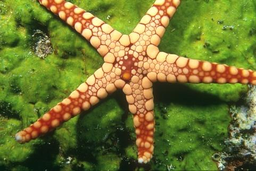
#> input picture images/starfish.png, 256 x 171 px, shrunk from 481 x 321 before the run
$ python plusplus_example.py   (older library calls are emulated)
#> lines starting #> are read from the running program, lines starting #| are printed output that depends on the picture
### cvt_lib.py
from scipy import misc
import numpy as np
from numpy.linalg import norm
import math as m
from random import randint

#Loads image and returns array of RGB values
def read_image(imname):
#> called with imname = 'images/starfish.png'
    data = misc.imread(imname, False, "RGB")
#> data is the input picture: shape (171, 256, 3); mean R, G, B 113.8, 118.7, 50.3
    return data

#Convert CVT data into viewable image
def cvt_render(imdata, generators, weights, numw):
    imshape = imdata.shape        #Stores [# of rows, # of columns, 3]
    genshape = generators.shape   #       [# of generators, 3]

    imdata_new = np.zeros(imshape)

    #loop over all pixels of original image
    for i in range(0, imshape[0]):
        for j in range(0, imshape[1]):

            min_dist = float("inf")
            k_opt = 0

            # loop over generators
            for k in range(genshape[0]):
                dist = (weights[k]**numw) * \
                            norm(imdata[i,j] - generators[k])**2

                #Compute least energy from pixel to generator
                if dist < min_dist:
                    min_dist = dist
                    k_opt = k

            #Give new image generator color
            imdata_new[i,j] = generators[k_opt]

    return imdata_new

#Performs a single CVT iteration
def cvt_step(imdata, generators_old, weights_old, numw, it):
    empty_gen = False                  #Flag to show empty generator

    imshape = imdata.shape             #Stores [# of rows, # of columns, 3]
    genshape = generators_old.shape    #       [# of generators, 3]

    bins = np.zeros([genshape[0],3])   #For computing centroids
    bin_count = np.zeros(genshape[0])  #Also serves as weights

    generators_new = np.zeros([genshape[0],3])

    #loop over all pixels in original image
    for i in range(0, imshape[0]):
        for j in range(0, imshape[1]):

            min_dist = float("inf")
            k_opt = 0

            # loop over generators
            for k in range(len(generators_old)):

                dist = (weights_old[k]**numw) * \
                            norm(imdata[i,j] - generators_old[k])**2

                #Compute least energy from pixel to generator
                if dist < min_dist:
                    min_dist = dist
                    k_opt = k

            #Begin computing centroids
            bins[k_opt] += imdata[i,j]
            bin_count[k_opt] += 1

    #Prevents divide by zero error
    for i in range(genshape[0]):
        if bin_count[i] == 0:
            empty_gen = True
            bin_count[i] = 1
            bins[i] = np.random.rand(3)

    #Finish computing centroids
    for i in range(genshape[0]):
        generators_new[i] = bins[i] / bin_count[i]

    #Perform unweighted CVT if a color is absent
    if empty_gen:
        generators_new, bin_count = \
                cvt_step(imdata, generators_new, bin_count, 0, it)

    return generators_new, bin_count

#Main CVT manager function
def cvt(imdata, generators, tol, max_iter, numw):
    it = 0
    genshape = generators.shape            #Stores [# of generators, 3]
    weights = np.zeros(genshape[0]) + 1    #Creates initial weights

    E = []
    E.append(compute_energy(imdata, generators, weights, numw))
    dE = float("inf")

    #Repeats CVT iterations
    while (it < max_iter and dE > tol):
        generators, weights = cvt_step(imdata, generators, weights, numw, it)
        it += 1

        E.append(compute_energy(imdata, generators, weights, numw))
        dE = abs(E[it] - E[it-1])/E[it]    #Compute change in energy

    return generators, weights, E

#Computes total energy of a set of generators
def compute_energy(imdata, generators, weights, numw):
    imshape  = imdata.shape         #Stores [# of rows, # of columns, 3]
    genshape = generators.shape     #       [# of generators, 3]
    energy =  0

    #loop over all pixels in original image
    for i in range(0, imshape[0]):
        for j in range(0, imshape[1]):

            min_dist = float("inf")

            # loop over generators
            for k in range(genshape[0]):
                dist = (weights[k]**numw) * \
                            norm(imdata[i,j] - generators[k])**2

                #Compute least energy from pixel to generator
                if dist < min_dist:
                    min_dist = dist

            energy += min_dist

    return energy

#Image segmentation manager function
# [111 lines left out: functions image_segmentation, voronoi_zones, smoothing_avg, not called in this run]

#Two possible averaging functions
def gauss(x,y,s):
    return m.exp(-(x**2 + y**2)/(s**2))
def c_avg(x,y,s):
    return s / (2*m.pi*(x**2 + y**2 + s**2)**(1.5))

#Takes in index of a single pixel and averages it according to function
# [109 lines left out: functions pxl_avg, multi_channel, mc_cvt_step, not called in this run]

#Returns an optimal set of initial generator points
def plusplus(imdata, numgen):
#> called with numgen = 4
    ppgens = np.zeros([numgen, 3]) - 1
    counter = 0
    imshape = imdata.shape
#> imshape = (171, 256, 3)

    ppgens[0] = imdata[randpix(imshape)]
    counter += 1

    while (ppgens[numgen-1] == [-1,-1,-1]).all():
        dist = []
        randpt = imdata[randpix(imshape)]         #Picks random point in image
        samppt = np.random.rand() * m.sqrt(3)     #Picks sample point

        for c in ppgens:                #Computes distance from random point
            if (c != [-1,-1,-1]).all(): #  to each other generator
               dist.append(norm( c - randpt ) )
                                       #rejection sampling of shortest distance
        if ( ( min(dist)**2 / 3 ) > samppt ):
            ppgens[counter] = randpt
            counter += 1
#> this loop made 3 passes
#> randpt on passes 1 to 3: [115, 157, 48], [38, 47, 28], [42, 47, 16]
#> after the loop, counter = 4; ppgens = [[18, 32, 14], [115, 157, 48], [38, 47, 28], [42, 47, 16]]

    return ppgens

def randpix(imshape):
    return randint(0,imshape[0]-1), randint(0,imshape[1]-1)
#################################################
####       Obsolete Averaging Algorithm      ####
#################################################

# [39 lines left out: function average_image, not called in this run]

### plusplus_example.py
import cvt_lib as cvt
from scipy import misc
import numpy as np
import matplotlib.pyplot as plt

def main():
    # load Image
    imname = "starfish"
    data = cvt.read_image("images/" + imname + ".png")

    # Create initial generators
    randgen = np.random.rand(4,3)*256
    optgen = cvt.plusplus(data,4)
#> optgen has the same summary as ppgens in plusplus

    # Perform 3D CVT, Render Image, and Save Image 1
    generators_new, weights, E1 = cvt.cvt(data, randgen, 0, 3, 0)
#> after the loop in compute_energy, `for i in range(0, imshape[0]):`: energy = 872357333.3
#> the loop in cvt, `while (it < max_iter and dE > tol):` made 3 passes
#> (weights, dE) on passes 1 to 3: ([8126, 18118, 5, 17527], 7.02), ([7166, 17074, 945, 18591], 0.296), ([5444, 16249, 2412, 19671], 0.0611)
#> after the loop in cvt, `while (it < max_iter and dE > tol):`: E = [872357333.3, 108761406.7, 83928886.7, 79092817]; it = 3
#> generators_new = [[216.3, 168.3, 106.1], [48.85, 63.55, 23.87], [249.6, 228, 162.2], [122.3, 137.1, 42.89]]; weights = [5444, 16249, 2412, 19671]; E1 = [872357333.3, 108761406.7, 83928886.7, 79092817]
    data1 = cvt.cvt_render(data, generators_new, weights, 0)
#> after the loop in cvt_render, `for i in range(0, imshape[0]):`:
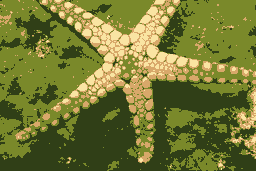
#> imdata_new: shape (171, 256, 3) float64; mean R, G, B 115.7, 120.6, 51.9
    misc.imsave("cvt_images/" + imname + "_rand.png", data1)

    # Perform 3D CVT, Render Image, and Save Image 2
    generators_new, weights, E2 = cvt.cvt(data, optgen, 0, 3, 0)
#> the loop in cvt (call 2), `while (it < max_iter and dE > tol):` made 3 passes
#> (weights, dE) on passes 1 to 3: ([4009, 28436, 5590, 5741], 0.429), ([5851, 22706, 4747, 10472], 0.281), ([6120, 17278, 5458, 14920], 0.205)
#> generators_new = [[24.92, 35.86, 16.85], [180.8, 169.1, 83.22], [50.43, 69.34, 26.37], [95.72, 112.4, 34.54]]; weights = [6120, 17278, 5458, 14920]; E2 = [253842741, 177635093.1, 138704098.1, 115149164.4]
    data2 = cvt.cvt_render(data, generators_new, weights, 0)
#> call 2 of cvt_render, with generators = array of shape (4, 3), weights = array of shape (4,), numw = 0
#> after the loop in cvt_render (call 2), `for i in range(0, imshape[0]):`:
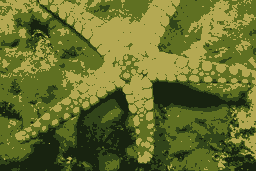
#> imdata_new: shape (171, 256, 3) float64; mean R, G, B 104.6, 112.1, 45.6
    misc.imsave("cvt_images/" + imname + "_plus.png", data2)
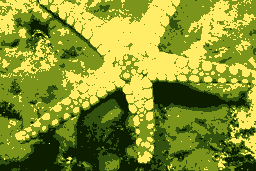
#> saved as starfish_plus.png: PIL image 256x171 RGB; mean R, G, B 136.6, 148.5, 44.9

    #Create Plot
    plt.figure(1, figsize=(8, 6.5))

    plt.subplot(221)
    plt.title("Original image")
    plt.imshow(data)

    plt.subplot(222)
    plt.title("Energy over Iteration Plot")
    plt.plot(E1, color = 'r')
    plt.plot(E2, color = 'b')
    plt.xlabel("Iteration")
    plt.ylabel("Energy")

    plt.subplot(223)
    plt.title("Random Initial Generators")
    plt.imshow(data1/256)

    plt.subplot(224)
    plt.title("kmeans++ Initial Generators")
    plt.imshow(data2/256)

    plt.savefig("CVTppExample.png")
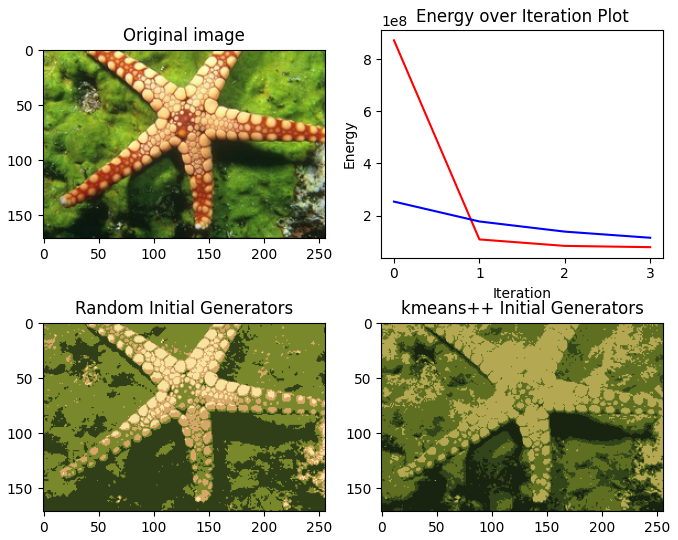
#> figure drawn by matplotlib, 4 panels

    return 0

main()
